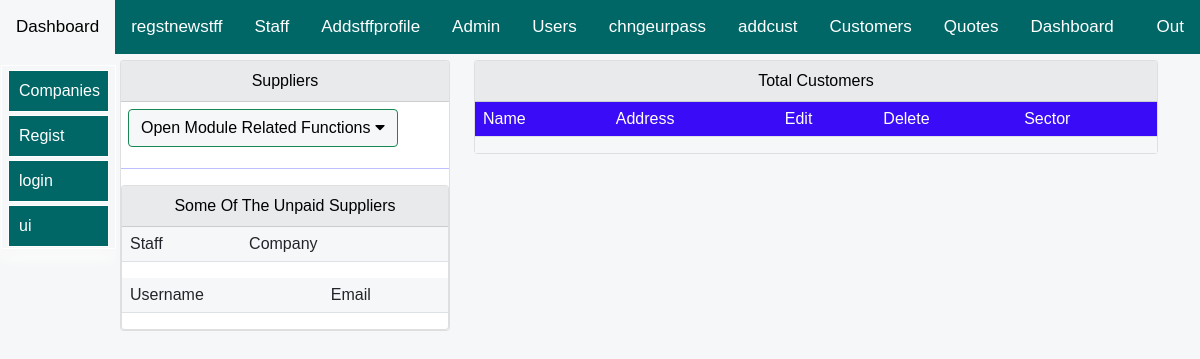
Page /allifmaal-erp/subscriptions/Customers/Main/List/sub1@sub1.com/company-of-sub1-sadi-21c3512b1969/ (signed in) on the earlier database version.
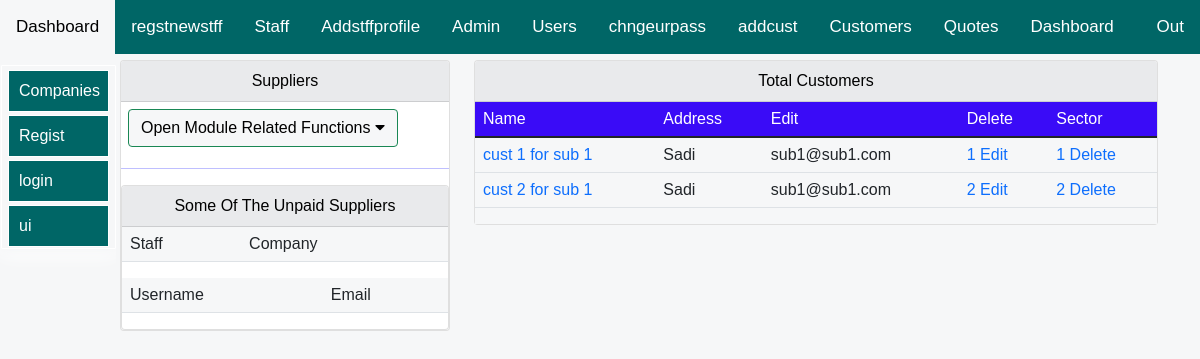
Same page on the later database version.
### allifapp/models.py (models this page shows, shortened)
class CustomersModel(models.Model):
    Country = [
    ('Somalia', 'Somalia'),
    ('Kenya', 'Kenya'),
     ('Other', 'Other'),
    ]
    name = models.CharField(null=True, blank=False, max_length=20)
    phone = models.CharField(null=True, blank=True, max_length=30)
    email= models.CharField(null=True, blank=True, max_length=100)
    country = models.CharField(choices=Country, blank=True, max_length=30)
    city= models.CharField(null=True, blank=True, max_length=30)
    address = models.CharField(null=True, blank=True, max_length=30)
    sales=models.DecimalField(max_digits=10,blank=False,null=True,decimal_places=1,default=0)
    balance=models.DecimalField(max_digits=10,blank=False,null=True,decimal_places=1,default=0)
    turnover=models.DecimalField(max_digits=10,blank=False,null=True,decimal_places=1,default=0)
    contact = models.CharField(null=True, blank=True, max_length=30)
    uniqueId = models.CharField(null=True, blank=True, max_length=100)
    slug = models.SlugField(max_length=500, unique=True, blank=True, null=True)
    owner= models.ForeignKey(User,related_name="cuscmprlne",on_delete=models.SET_NULL,null=True,blank=False)
    company= models.ForeignKey(CompanyDetailsModel,related_name="cuscmprln",on_delete=models.SET_NULL,null=True,blank=False)

### allifmaalusersapp/models.py (models this page shows, shortened)
class User(AbstractUser):# this is for creating new user... the fields are below and those from parent class
    user_level= [
    ('admin','admin'),
    ('staff', 'staff'),
    ('guest', 'guest'),
    ]
    USERNAME_FIELD = 'email'
    username = models.CharField(max_length=255, null=True,blank=True)
    email = models.EmailField(('email address'), unique=True) # changes email to unique and blank to false
    first_name= models.CharField(max_length=255, null=True,blank=False)
    last_name= models.CharField(max_length=255, null=True,blank=False)
    REQUIRED_FIELDS = ['username','first_name','last_name'] # removes email from REQUIRED_FIELDS
    user_category= models.CharField(choices=user_level, default='guest', max_length=100,null=True,blank=True)
    customuserslug= models.SlugField(max_length=500, unique=True, blank=True, null=True)
    randomfield=models.CharField(max_length=255, null=True,blank=True)
    secret_unique_id= models.CharField(null=True, blank=True, max_length=100)
    customurlslug= models.SlugField(max_length=500, unique=True, blank=True, null=True)
    url_unique_id= models.CharField(null=True, blank=True, max_length=100)
    usercompany= models.CharField(max_length=500, blank=True, null=True)
    def __str__(self):
        return self.email

### allifapp/views.py (the view, shortened to what this page needs)
# urls.py: path('Customers/Main/List/<str:loggedUsr>/<str:slug>/', views.customers, name="customers"),
@login_required(login_url='login:loginpage')
def customers(request,loggedUsr,slug):
    try:
        if request.user.is_authenticated:
            user_var=request.user
            sysowner=CompanyDetailsModel.objects.filter(owner=user_var).first()
            emplye=EmployeesModel.objects.filter(username=user_var).first()
            if sysowner!=None:# if true, it means that company exists and logged user is owner
                customers=CustomersModel.objects.filter(company=sysowner)
                context={
                "customers":customers,
                }
                return render(request,'allifapp/customers/customers.html',context)
            else:
                return redirect('allifapp:decisionPoint',logged_user=user_var)
        else:
            return login_required(login_url='login:loginpage')
    except Exception as ex:
        error_context={'error_message': ex,}
        return render(request,'allifapp/error/error.html',error_context)

### allifapp/templates/allifapp/customers/customers.html (shortened to what this page needs)
{% extends 'allifapp/bases/subsbase.html'%}
{% load static %}
{% load crispy_forms_tags %}
   {% block body %}
<div class="container">
    <div class="row mt-12" >
        <div class="col-md-4">
            <div class="card">
                <div id="allif-section-headers" class="card-header ">
                    Suppliers
                </div>
 <div class="allif-clikable-dropdown">
    <button onclick="openOnClickFunction()" id="allif-link-buttons" class="allifmaal-dropbtn btn btn-success mybuttonlinks">
      Open Module Related Functions
      <i class="fa fa-caret-down"></i>
    </button>
    </div>
    <hr>
        <div>
            <div class="col-md-12">
                <div class="card">
                    <div id="allif-section-headers" class="card-header">
                       Some Of The Unpaid Suppliers
                    </div>
                    <div class="col-md-12">
    <table class="table table-layout">
        <thead>
          <tr>
            <td scope="col">Staff</td>
            <td scope="col">Company</td>
          </tr>
        </thead>
            </table>
            <table class="table table-layout">
                <thead>
                  <tr>
                    <td scope="col">Username</td>
                    <td scope="col">Email</td>
                  </tr>
                </thead>
                    </table>
                            </div>
                        </div></div>
                    </div>
            </div>
        </div>
    <div class="col-md-8">
        <div class="card">
            <div id="allif-section-headers" class="card-header">
                Total Customers <strong>{{total_suppliers}}</strong>
            </div>
            <div class="col-md-12">
        <div class="AllifTableFixedHeader Allifmaal-scroll-table">
            <table class="table table-layout">
            <thead>
            <tr class="allif-table-header-row">
            <td>Name</td>
            <td>Address</td>
            <td>Edit</td>
            <td>Delete</td>
            <td>Sector</td>
            </tr>
        </thead>
        <tbody>
          {% for record in customers %}
          <tr>
              <td>
               <a href="{% url 'allifapp:CustomerDetails' record.slug %}">
                {{record.name}} </a></td>
                <td>
                    {{record.address}}</td>
                <td>{{record.owner}}</td>
                <td>
                  <a href="{% url 'allifapp:editCustomerDetails' record.slug %}">{{record.id}}
                    Edit
                  </a>
                </td>
                <td>
                  <a href="{% url 'allifapp:deleteCustomer' record.slug %}">{{record.id}}
                    Delete
                  </a>
                </td>
          </tr>
          {% endfor %}
        </tbody>
        </table>
        </div>
            </div>
        </div></div>
    </div>
</div>
   {% endblock %}

### allifapp/templates/allifapp/bases/subsbase.html (shortened to what this page needs)
{% load static %}
<DOCTYPE html>
    <head>
        <link href="{% static 'allifapp/css/allifmaalmainbootstrap.css' %}" rel="stylesheet">
        <link rel="stylesheet" href="https://use.fontawesome.com/releases/v5.15.2/css/all.css"
>
<link href="https://cdn.jsdelivr.net/npm/select2@4.1.0-rc.0/dist/css/select2.min.css"
rel="stylesheet" />
    </head>
    <body>
        {% include 'allifapp/bases/subtopnavbar.html' %}
        {% include 'allifapp/bases/subsidenavbar.html' %}
        {% block body %}
        {% endblock %}
    </body>
<html>

### allifapp/templates/allifapp/bases/subtopnavbar.html (shortened to what this page needs)
    <div class="topnav" id="myTopnav">
    <a href="{% url 'allifapp:allifappMainHome' glblslug %}">Dashboard</a>
    <a href="{% url 'allifapp:addUserBySubscriberAdmin' glblslug %}">regstnewstff</a>
    <a href="{% url 'allifapp:companyEmployees' glblslug %}">Staff</a>
    <a href="{% url 'allifapp:addNewEmployee' glblslug %}">Addstffprofile</a>
    <a href="{% url 'allifapp:allifappAdminHome' glblslug %}">Admin</a>
    <a href="{% url 'allifapp:registeredSystemUsers' %}">Users</a>
    <a href="{% url 'allifmaalusersapp:changeYourUserPassword' %}">chngeurpass</a>
    {% if request.user.is_authenticated %}
    <a href="{% url 'allifapp:addCustomer' glblslug %}">addcust</a>
    <a href="{% url 'allifapp:customers' user_var glblslug %}">Customers</a>
    <a href="{% url 'allifapp:quotations' glblslug %}">Quotes</a>
    <a href="{% url 'allifapp:allifappSubsDashboard' glblslug %}">Dashboard</a>
    {% endif %}
    {% if user.user_category == 'superuser' or user.user_category == 'admin' %}
        <a href="{% url 'allifmaalusersapp:userLogoutPage' %}" style="float: right;">Out</a>
       {% endif %}
    </div>

### allifapp/templates/allifapp/bases/subsidenavbar.html (shortened to what this page needs)
 <div style="height:60px;"></div>
 <div class="mysidenavclass">
    <button id="sidebutton">
    <a href="{% url 'allifapp:Allifmaal_E_R_P_Subscribers' %}">Companies</a>
    <a href="{% url 'allifmaalloginapp:AllifmaalnewUserRegistration' %}">Regist</a>
    <a href="{% url 'allifmaalloginapp:allifmaalUserLogin' %}">login</a>
    <a href="{% url 'allifmaaluiapp:allifmaalUIHome' %}">ui</a>
    </button>
  </div>

### allifapp/templates/allifapp/bases/subsbase.html (style rules this page uses)
body { font-size: 2rem; opacity: 1; position:sticky; overflow: auto; text-align: left; max-width: 100%; background-color: #F6F7F8; margin: auto; padding: auto; }
.container { background-color: #F6F7F8; }
table { background-color: #F6F7F8; }
.mybuttonlinks { margin-top: 7px; margin-left: 7px; margin-bottom: 5px; }
#allif-section-headers { background-color: #e9eaec; color: black; font-size: 16px; text-align: center; }
#allif-link-buttons { background-color: #F6F7F8; color: black; text-align: center; }
hr { background-color: blue; }
a:link { text-decoration: none; }
.allif-clikable-dropdown { position: relative; display: inline-block; }
.Allifmaal-scroll-table { background-color: #F6F7F8; width: auto; max-height: 400px; overflow-x: scroll; overflow-y: scroll; margin-left: 0px; overflow: auto; margin-right: 0px; }
.AllifTableFixedHeader thead tr { position: sticky; top: 0px; }
.AllifTableFixedHeader thead td { color: #fff; }
.allif-table-header-row { background-color: #3a0bf7; }
@media screen and (min-width:1000px) and (max-width:2000px) { .container { margin-top: 10px; display: block; font-size: 0.95rem; margin-left:auto ; margin-right: auto; margin: auto; padding-left: 90px; } }

### allifapp/templates/allifapp/bases/subtopnavbar.html (style rules this page uses)
body { margin: 0; font-family: Arial, Helvetica, sans-serif; }
.topnav { background-color: #006666; position: fixed; width: 100%; z-index:10; overflow:auto; margin-right: 0; right: 0; color: white; }
.topnav a { float: left; display: block; color: white; text-align: center; padding: 14px 16px; text-decoration: none; font-size: 17px; }

### allifapp/templates/allifapp/bases/subsidenavbar.html (style rules this page uses)
:root { --sidebar_font_size:1.0rem; }
.mysidenavclass { width: auto; position: fixed; z-index: 10; }
.mysidenavclass a { padding: 8px 8px 8px 10px; text-decoration: none; font-size: 2rem; color: white; display: block; transition: 0.3s; background-color: #006666; border: 1px solid #FFF; text-align: left; }
#sidebutton { background-color: #F6F7F8; margin-left: 1px; border: 1px solid #FFF; float: left; box-shadow: 0 4px 8px 0 #F6F7F8, 0 6px 20px 0 #FFF; margin-top : 0px; border-radius: 1px; padding : auto; overflow: auto; text-overflow: ellipsis; }
@media screen and (min-width:1000px) and (max-width:2000px) { .mysidenavclass a { padding: 8px 8px 8px 10px; text-decoration: none; font-size: var(--sidebar_font_size); color: white; display: block; transition: 0.3s; background-color: #006666; border: 1px solid #FFF; text-align: left; overflow: auto; margin-top: 3px; } }
@media screen and (min-width:1000px) and (max-width:2000px) { .mysidenavclass { overflow-y: auto; max-height: calc(100vh - 5rem); top: 65px; bottom: 0 } }

Differences in the rows shown:
added CustomersModel: name "cust 1 for sub 1", address "Sadi", owner "sub1@sub1.com", id "1"
added CustomersModel: name "cust 2 for sub 1", address "Sadi", owner "sub1@sub1.com", id "2"
